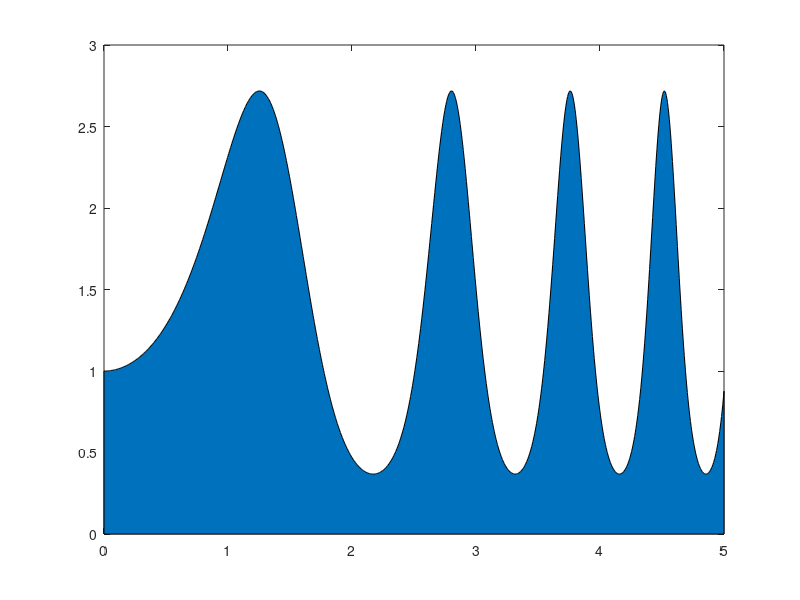

Recreate this plot in MATLAB. (Note: this script raises an error after producing the figure.)
%% Numerical Integration of Analytic Functions, Example 1
% we calculate the definite integral of a function of one variable using
% quadrature

% definite integral x = [0,5] of f(x) = exp(sin(x^2)) -> analytic solution
% not easily obtained.

clear all; close all; clc;

% define the function
y = @(x,c) exp(sin(c*x.^2));

c = 1;% set the frequency

% create the space
xt = linspace(0,5,1e3);

%plot(xt,y(xt),'k-');
figure('name','Numeric Integration 1');
h = area(xt,y(xt,c)); h.FaceColor = [0.9 0.9 0.9];
xlabel('x'); ylabel('y'); grid on; hold on;
% use latex to display the title
title('$y = e^{\sin x^2}$','interpreter','latex','FontSize',15);

% integrate y from x = 0 to x = 5
integral(@(x) y(x,c),0,5);% 6.7975 when c = 1

%% Example 2
% we allow our upper bound to now be a variable and evaluate the definite
% integral for different values of the upper bound.

% this could be useful if we have velocity data and we want to know the
% position of our particle at any given time tf. Then we would integrate
% our velocity from v0 to vf.

clear all; close all; clc;

y = @(x) exp(sin(x.^2));

% create the space
xt = linspace(0,5,1e3);

% integral is a function of our upper bound
I = @(t) integral(@(x) y(x),0,t);

I5 = I(5);% same results in example 1 (6.7975), but no longer hard coded

% the integral function can only accept scalars as parameters for the
% bounds. So in order to generate a list of integral data we evaluate I in
% a for loop.

te = linspace(0,5,1e3);

% pre allocate integral data with zeros
Y = zeros(length(te),1);

for k = 1:length(te)
    Y(k) = I(te(k)); 
end

figure('name','Numeric Integration 2');
h = area(xt,y(xt)); h.FaceColor = [0.9 0.9 0.9];
xlabel('x'); ylabel('y'); grid on; hold on;
% use latex to display the title
title('$y = e^{\sin x^2}$','interpreter','latex','FontSize',15);

plot(te,Y,'k-');